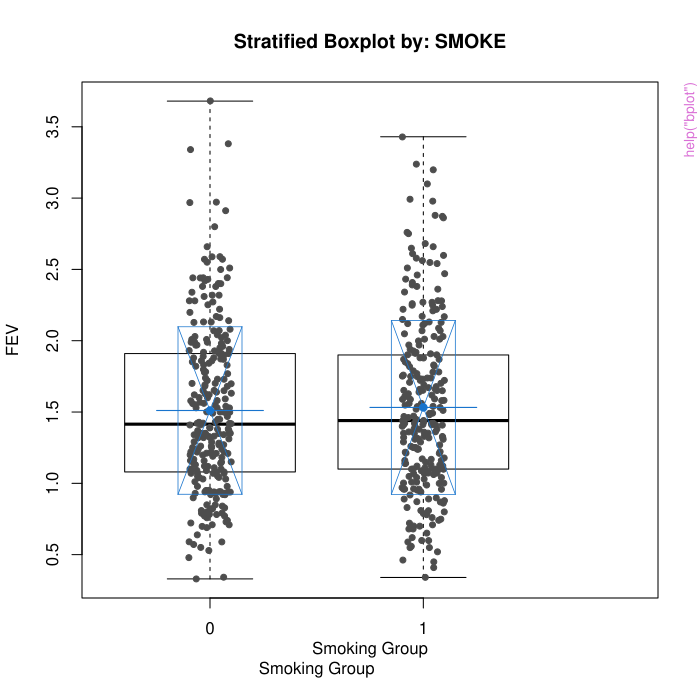

Here is the R script that generated this plot:
pkgname <- "uwIntroStats"
source(file.path(R.home("share"), "R", "examples-header.R"))
options(warn = 1)
options(pager = "console")
library('uwIntroStats')

base::assign(".oldSearch", base::search(), pos = 'CheckExEnv')
cleanEx()
nameEx("U")
### * U

flush(stderr()); flush(stdout())

### Name: U
### Title: Create a Transformed Variable
### Aliases: U
### Keywords: ~kwd1 ~kwd2

### ** Examples

# Reading in a dataset
mri <- read.table("http://www.emersonstatistics.com/datasets/mri.txt", header=TRUE)
attach(mri)
# Create a spline based on absolute
U(ldl, type="lspline", knots=c(70, 100, 130, 160))
U(ldl, type="ls", knots=c(70,100,130,160))

# Create a spline based on change
U(ldl, type="ls", knots=c(70, 100, 130, 160), parameterization="change")

# Create a log transformed variable
U(age, type="log")

## Create a partial formula
U(ma=~male+age)




cleanEx()
nameEx("bplot")
### * bplot

flush(stderr()); flush(stdout())

### Name: bplot
### Title: Boxplot with Lowess Curves, Jittered Data, Overlaid Mean and
###   Standard Deviation, for an Arbitrary Number of Strata
### Aliases: bplot
### Keywords: ~kwd1 ~kwd2

### ** Examples

#- Read in and attach the data -#
fev <- read.table("http://courses.washington.edu/b511/Data/FEV1ClinTrial.dat", sep="")

#- Change the names of the fev data -#
names(fev) <- c("V1", "FEV", "SMOKE")
attach(fev)

#- Produce box plot with jittered data, sample mean, and sd -#
bplot(y=FEV, x=SMOKE, xlab="Smoking Group", ylab="FEV")



cleanEx()
nameEx("clusterStats")
### * clusterStats

flush(stderr()); flush(stdout())

### Name: clusterStats
### Title: Summary Measures within Clusters
### Aliases: clusterStats clusterStatsOld extract.tableStat
### Keywords: ~kwd1 ~kwd2

### ** Examples

# Load required libraries
library(survival)

# Reading in a dataset
mtx <- read.table("http://www.emersonstatistics.com/datasets/mtxlabs.txt",header=TRUE)

# Generating average bilirubin for each subject
mbili <- clusterStats (mtx$bili, mtx$ptid, "mean")
descrip(mbili,strata=mtx$tx)

# Generating average bilirubin for each subject while taking study drug
mdrugbili <- clusterStats (mtx$bili, mtx$ptid, "mean", subset=mtx$ondrug==1)
descrip(mdrugbili,strata=mtx$tx)

# Reading in a dataset
audio <- read.csv("http://www.emersonstatistics.com/datasets/audio.csv",header=TRUE)

# Generating counts for each subject
counts <- clusterStats (audio$R4000, audio$Subject, "count")
table(counts,strata=audio$Dose)

# Generating average R4000 for each subject
mR4000 <- clusterStats (audio$R4000, audio$Subject, "mean")
descrip(mR4000,strata=audio$Dose)

# Generating average R4000 for each subject after visit 0
mtxR4000 <- clusterStats (audio$R4000, audio$Subject, "mean", subset=audio$Visit>0)
descrip(mtxR4000,strata=audio$Dose)




cleanEx()
nameEx("correlate")
### * correlate

flush(stderr()); flush(stdout())

### Name: correlate
### Title: Correlation
### Aliases: correlate print.uCorrelate
### Keywords: ~kwd1 ~kwd2

### ** Examples

# Load required libraries
library(survival)

# Reading in a dataset
mri <- read.table("http://www.emersonstatistics.com/datasets/mri.txt",header=TRUE)

# Estimated correlation matrix using all data, complete cases, or pairwise complete (the default)
with (mri, correlate(age,weight,ldl,use="everything"))
with (mri, correlate(age,weight,ldl,use="complete"))
with (mri, correlate(age,weight,ldl))

# Correlation matrices for each stratum
with (mri, correlate(age,weight,ldl,strata=male))

# Correlations grouped by variable
with (mri, correlate(age,weight,ldl,strata=male,byStratum=FALSE))

# Special formatting of inference for correlations within strata
with (mri, correlate(age,weight,ldl,strata=male,stat="@cor@ (@lo@, @hi@); P @p@; n= @n@"))

# Special formatting of inference for correlations grouped by variable
with (mri, correlate(age,weight,ldl,strata=male,stat="@cor@ (@lo@, @hi@); P @p@; n= @n@",
      byStratum=FALSE))



cleanEx()
nameEx("descrip")
### * descrip

flush(stderr()); flush(stdout())

### Name: descrip
### Title: Descriptive Statistics
### Aliases: descrip ifelse1 print.uDescriptives
### Keywords: ~kwd1 ~kwd2

### ** Examples

#- Load the data -#
clin.trial <- read.table("http://courses.washington.edu/b511/Data/FEV1ClinTrial.dat", 
                        header=TRUE, sep="")
attach(clin.trial)

#- Load libraries -#
library(survival)

#- Create the table -#
descrip(clin.trial)



cleanEx()
nameEx("dummy")
### * dummy

flush(stderr()); flush(stdout())

### Name: dummy
### Title: Create Dummy Variables
### Aliases: dummy
### Keywords: ~kwd1 ~kwd2

### ** Examples

  # Reading in a dataset
  mri <- read.table("http://www.emersonstatistics.com/datasets/mri.txt", header=TRUE)
  attach(mri)
  # Create a dummy variable for race
  dummy(race)



cleanEx()
nameEx("lincom")
### * lincom

flush(stderr()); flush(stdout())

### Name: lincom
### Title: Tests of Linear Combinations of Regression Coefficients
### Aliases: lincom
### Keywords: ~kwd1 ~kwd2

### ** Examples

# Loading required libraries
library(survival)
library(sandwich)

# Reading in a dataset
mri <- read.table("http://www.emersonstatistics.com/datasets/mri.txt",header=TRUE)
attach(mri)

# Linear regression of LDL on age (with robust SE by default)
testReg <- regress ("mean", ldl~age+stroke)

# Testing coefficient created by .5*age - stroke (the first 1 comes from including the intercept)
testC <- c(1, .5, -1)
lincom(testReg, testC)



cleanEx()
nameEx("lspline")
### * lspline

flush(stderr()); flush(stdout())

### Name: lspline
### Title: Create Linear Splines
### Aliases: lspline lsplineD
### Keywords: ~kwd1 ~kwd2

### ** Examples

# Reading in a dataset
mri <- read.table("http://www.emersonstatistics.com/datasets/mri.txt", header=TRUE)
attach(mri)
# Create a spline based on absolute
lspline(ldl, c(70, 100, 130, 160))

# Create a spline based on change
lsplineD(ldl, c(70, 100, 130, 160))



cleanEx()
nameEx("oneSample")
### * oneSample

flush(stderr()); flush(stdout())

### Name: oneSample
### Title: One Sample Inferential Methods
### Aliases: oneSample binomInference.exactLR binomInference.exactTail
###   binomInference.halfP binomInference.jeffreys binomInference.wald
###   binomInference.cwald binomInference.score binomInference.cscore
###   binomInference.agresti KMinference.ident CIptKM CIefrKM CIhwKM
###   qSupBrnMotn qSupBrnBrdg print.uOneSample
### Keywords: ~kwd1 ~kwd2

### ** Examples

# Load required libraries
library(survival)

# Reading in a dataset
mri <- read.table("http://www.emersonstatistics.com/datasets/mri.txt",header=TRUE)

# Creating a Surv object to reflect time to death
mri$ttodth <- Surv(mri$obstime,mri$death)

# Reformatting an integer MMDDYY representation of date to be a Date object
mri$mridate <- as.Date(paste(trunc(mri$mridate/10000),trunc((mri$mridate %% 10000)/100),
mri$mridate %% 100,sep="/"),"%m/%d/%y")

# Inference about the mean LDL: a two sample t test that mean LDL is 135 mg/dl
oneSample ("mean", mri$ldl, null.hypothesis=125)

# Inference about the mean LDL: a one sample t test of a lesser alternative
# that mean LDL is 125 mg/dl
oneSample ("mean", mri$ldl, null.hypothesis=125, test.type="less")

# Inference about the mean LDL: a one sample t test of a greater alternative
# that mean LDL is 125 mg/dl
oneSample ("mean", mri$ldl, null.hypothesis=125, test.type="greater")

# Inference about the geometric mean LDL: a one sample t test of a greater
# alternative that geometric mean LDL is 125 mg/dl
oneSample ("geom", mri$ldl, null.hypothesis=125, test.type="greater")

# Inference about the proportion of subjects with LDL greater than 128: exact binomial
# inference that 50% of subjects have LDL greater than 128 mg/dl
oneSample ("prop", mri$ldl, null.hypothesis=0.5, above=128)
oneSample ("prop",mri$ldl>128, null.hypothesis=0.5)




cleanEx()
nameEx("polynomial")
### * polynomial

flush(stderr()); flush(stdout())

### Name: polynomial
### Title: Create Polynomials
### Aliases: polynomial
### Keywords: ~kwd1 ~kwd2

### ** Examples

  # Reading in a dataset
  mri <- read.table("http://www.emersonstatistics.com/datasets/mri.txt", header=TRUE)
  attach(mri)
  # Create a polynomial on ldl
  polynomial(ldl, degree=3)



cleanEx()
nameEx("predict.uRegress")
### * predict.uRegress

flush(stderr()); flush(stdout())

### Name: predict.uRegress
### Title: Prediction Intervals for 'uRegress' objects
### Aliases: predict.uRegress predict
### Keywords: ~kwd1 ~kwd2

### ** Examples

# Loading required libraries
library(survival)
library(sandwich)

# Reading in a dataset
mri <- read.table("http://www.emersonstatistics.com/datasets/mri.txt",header=TRUE)
attach(mri)

# Linear regression of LDL on age (with robust SE by default)
testReg <- regress ("mean", ldl~age)

# 95% Prediction Interval for age 50
predict(testReg)



cleanEx()
nameEx("regress")
### * regress

flush(stderr()); flush(stdout())

### Name: regress
### Title: General Regression for an Arbitrary Functional
### Aliases: regress fitted.uRegress print.augCoefficients print.uRegress
###   uLRtest uWaldtest termTraverse explode indentNames getLevels testList
###   pasteTwo processTerm addArgs pasteOn pasteOnSpline pastePair
###   movingSum myNext reFormatReg createCols checkNesting splitOnParen
###   reFormat equal
### Keywords: ~kwd1 ~kwd2

### ** Examples

# Loading required libraries
library(survival)
library(sandwich)

# Reading in a dataset
mri <- read.table("http://www.emersonstatistics.com/datasets/mri.txt",header=TRUE)

# Creating a Surv object to reflect time to death
mri$ttodth <- Surv(mri$obstime,mri$death)

# Attaching the mri dataset
attach(mri)

# Linear regression of atrophy on age
regress("mean", atrophy~age, data=mri)

## Linear regression of atrophy on male and race and their interaction, with a multiple-partial F-test on the race-age interaction
regress("mean", atrophy~ male + U(ra=~race*age), data=mri)

## Linear regression of atrophy on age, male, race (as a dummy variable), chf,
## and diabetes. There are two multiple partial F-tests and both are named
regress("mean", atrophy~age+male+U(rc=~dummy(race)+chf)+U(md=~male+diabetes), data=mri)

## Proportional hazards regression clustered on id (here it makes no difference because the ids are unique)
regress("hazard", ttodth~ldl, id=ptid, data=mri)




cleanEx()
nameEx("scatter")
### * scatter

flush(stderr()); flush(stdout())

### Name: scatter
### Title: Scatter Plot with Lowess Curves
### Aliases: scatter
### Keywords: ~kwd1 ~kwd2

### ** Examples

#- Read in data set -#
clin.trial <- read.table("http://courses.washington.edu/b511/Data/FEV1ClinTrial.dat", 
                        header=TRUE, sep="")
#- Set the names -#
names(clin.trial) <- c("Y0", "Y1", "T")
attach(clin.trial)

#- Create a scatterplot with lowess curves and least squares fitted regression lines -#
scatter(Y1, Y0, ylab="FEV1 At 24 Weeks", xlab="FEV1 at Baseline")

#- Create a scatterplot with lowess curves and least squares fitted regression lines -#
scatter(Y1, Y0, strata=T, ylab="FEV1 At 24 Weeks", xlab="FEV1 at Baseline")



cleanEx()
nameEx("tableStat")
### * tableStat

flush(stderr()); flush(stdout())

### Name: tableStat
### Title: Table of Stratified Descriptive Statistics
### Aliases: tableStat tableStat.default tableStat.do print.tableStat
### Keywords: ~kwd1 ~kwd2

### ** Examples

# Load required libraries
library(survival)

# Reading in a dataset
mri <- read.table("http://www.emersonstatistics.com/datasets/mri.txt",header=TRUE)

# Creating a Surv object to reflect time to death
mri$ttodth <- Surv(mri$obstime,mri$death)

# Reformatting an integer MMDDYY representation of date to be a Date object
mri$mridate <- as.Date(paste(trunc(mri$mridate/10000),trunc((mri$mridate %% 10000)/100),
mri$mridate %% 100,sep="/"),"%m/%d/%y")

# Cross tabulation of counts with sex and race strata
with (mri, tableStat (NULL, race, male, stat= "@count@ (r @row%@; c @col%@; t @tot%@)"))

# Cross tabulation of counts with sex, race, and coronary disease strata
# (Note row and column percentages are defined within the first two strata, while overall
# percentage considers all strata)
with (mri, tableStat (NULL, race, male, chd,
stat= "@count@ (r @row%@; c @col%@; t @tot%@)"))

# Description of time to death with appropriate quantiles
with (mri, tableStat(ttodth,probs=c(0.05,0.1,0.15,0.2),
stat="mean @mean@ (q05: @q@; q10: @q@; q15: @q@; q20: @q@; max: @max@)"))

# Description of mridate with mean, range stratified by race and sex
with (mri, tableStat(mridate, race, male,
stat="mean @mean@ (range @min@ - @max@)"))

# Stratified descriptive statistics with proportions
with (mri, tableStat(age,stat=">75: @p@; >85: @p@; [-Inf,75): @p@; [75,85): @p@; 
      [85,Inf): @p@"), above=c(75,85),lbetween=c(75,85))

# Descriptive statistics on a subset comprised of males
with (mri, tableStat(dsst,age,stroke,subset=male==1,
stat="@mean@ (@sd@; n= @count@/@missing@)"))




cleanEx()
nameEx("tabulate")
### * tabulate

flush(stderr()); flush(stdout())

### Name: tabulate
### Title: Table Variables, with Stratification and Statistical Tests
### Aliases: tabulate tabulate.do print.tabulate tabulate.default tabModel
### Keywords: ~kwd1 ~kwd2

### ** Examples

## load the necessary libraries
library(survival)
library(Exact)
library(plyr)

## read in the mri dataset 
mri <- read.table("http://www.emersonstatistics.com/datasets/mri.txt",header=TRUE)

## attach the mri dataset
attach(mri)

## create a table of stroke and race
tabulate(stroke, race)

## perform a chi-squared test of stroke vs race, display the count, row percentage, 
## and column percentage
tabulate(stroke, race, stat="@count@ @row%@ @col%@")

## perform chi-squared test, likelihood ratio test, and fisher's exact test 
## for stroke vs race
tabulate(stroke, race, tests=c("lrchisq", "fisher"))

## for diabetes vs male by race, perform chi-squared test, display 
## odds ratio/risk ratio, mantel-haenzsel, likelihood ratio chi-squared
tabulate(diabetes, male, race, dispRatios=TRUE, tests=c("lrchisq", "mh"))



cleanEx()
nameEx("ttest")
### * ttest

flush(stderr()); flush(stdout())

### Name: ttest
### Title: T-test with Improved Layout
### Aliases: ttest ttest.do plot.ttest print.ttest ttest.default
### Keywords: ~kwd1 ~kwd2

### ** Examples

#- Read in data set -#
psa <- read.table("http://www.emersonstatistics.com/datasets/psa.txt", header=TRUE)
attach(psa)

#- Perform t-test -#
ttest(pretxpsa, null.hypoth = 100, test.type = "greater", more.digits = 1)

#- Define new binary variable as indicator -#
#- of whether or not bss was worst possible -#
bssworst <- bss
bssworst[bss == 1] <- 0
bssworst[bss == 2] <- 0
bssworst[bss == 3] <- 1

#- Perform t-test allowing for unequal -#
#- variances between strata -#
ttest(pretxpsa, by = bssworst)

#- Perform matched t-test -#
ttest(pretxpsa, nadirpsa, matched = TRUE, conf.level = 99/100, more.digits = 1)




cleanEx()
nameEx("ttesti")
### * ttesti

flush(stderr()); flush(stdout())

### Name: ttesti
### Title: T-test Given Descriptive Statistics with Improved Layout
### Aliases: ttesti
### Keywords: ~kwd1 ~kwd2

### ** Examples

#- T-test given sample descriptives -#
ttesti(24, 175, 35, null.hyp=230)

#- Two-sample test -#
ttesti(10, -1.6, 1.5, 30, -.7, 2.1)




cleanEx()
nameEx("uResiduals")
### * uResiduals

flush(stderr()); flush(stdout())

### Name: uResiduals
### Title: Extract Residuals from uRegress objects
### Aliases: uResiduals
### Keywords: ~kwd1 ~kwd2

### ** Examples

# Load required libraries
library(survival)

# Reading in a dataset
mri <- read.table("http://www.emersonstatistics.com/datasets/mri.txt",header=TRUE)

# Create a uRegress object, regressing ldl on age
ldlReg <- regress("mean", age~ldl, data=mri)

# Get the studentized residuals
uResiduals(ldlReg, "studentized")

# Get the jackknifed residuals
uResiduals(ldlReg, "jackknife")



cleanEx()
nameEx("wilcoxon")
### * wilcoxon

flush(stderr()); flush(stdout())

### Name: wilcoxon
### Title: Wilcoxon Signed Rank and Mann-Whitney-Wilcoxon Rank Sum Test
### Aliases: wilcoxon wilcoxon.do print.wilcoxon wilcoxon.default
### Keywords: ~kwd1 ~kwd2

### ** Examples

#- Create the data -#
cf <- c(1153, 1132, 1165, 1460, 1162, 1493, 1358, 1453, 1185, 1824, 1793, 1930, 2075)
healthy <- c(996, 1080, 1182, 1452, 1634, 1619, 1140, 1123, 1113, 1463, 1632, 1614, 1836)

#- Perform the test -#
wilcoxon(cf, healthy, paired=TRUE)

#- Perform the test -#
wilcoxon(cf, healthy, conf.int=TRUE)



### * <FOOTER>
###
options(digits = 7L)
base::cat("Time elapsed: ", proc.time() - base::get("ptime", pos = 'CheckExEnv'),"\n")
grDevices::dev.off()
###
### Local variables: ***
### mode: outline-minor ***
### outline-regexp: "\\(> \\)?### [*]+" ***
### End: ***
quit('no')
